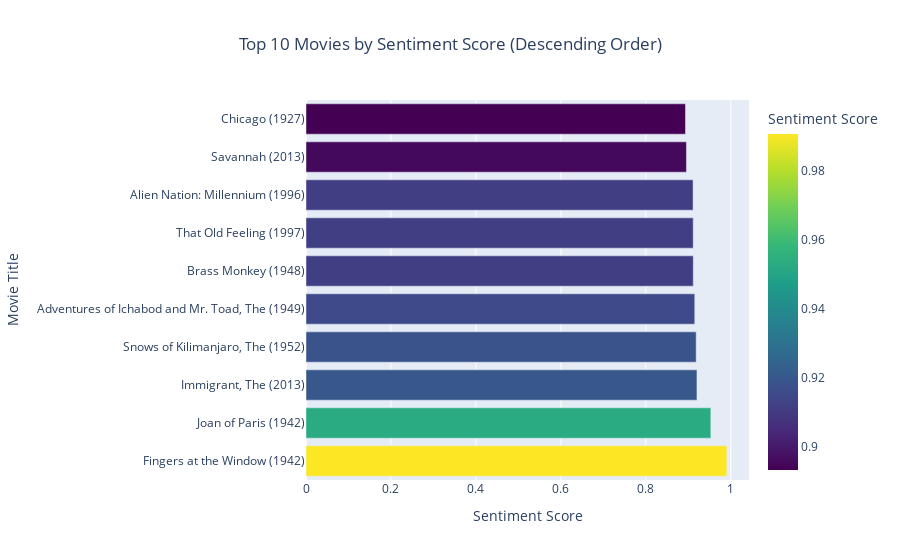

The notebook cell this image was saved under:
### Code cell
top_10_movies = df_cleaned.groupby('title')['sentiment_score'].mean().nlargest(10).index
top_10_df = df_cleaned[df_cleaned['title'].isin(top_10_movies)]

# Sort the DataFrame by sentiment score in descending order
top_10_df = top_10_df.sort_values(by='sentiment_score', ascending=False)

# Plot using Plotly Express
fig = px.bar(top_10_df, 
             x='sentiment_score', 
             y='title', 
             orientation='h', 
             color='sentiment_score', 
             color_continuous_scale='viridis',
             labels={'sentiment_score': 'Sentiment Score', 'title': 'Movie Title'},
             title='Top 10 Movies by Sentiment Score (Descending Order)')

# Update the layout for better visualization
fig.update_layout(xaxis_title='Sentiment Score', 
                  yaxis_title='Movie Title',
                  title={'x':0.5})  # Center the title

# Show the plot
fig.show()

### Figure 1 — Plotly figure (JSON) as saved in the notebook; plotly's stock layout.template omitted (floating-point values rounded to 4 significant figures)
{"data": [{"alignmentgroup": "True", "hovertemplate": "Sentiment Score=%{marker.color}<br>Movie Title=%{y}<extra></extra>", "legendgroup": "", "marker": {"color": [0.9908, 0.9531, 0.9204, 0.9186, 0.9153, 0.9118, 0.9117, 0.9113, 0.8957, 0.8934], "coloraxis": "coloraxis", "pattern": {"shape": ""}}, "name": "", "offsetgroup": "", "orientation": "h", "showlegend": false, "textposition": "auto", "type": "bar", "x": [0.9908, 0.9531, 0.9204, 0.9186, 0.9153, 0.9118, 0.9117, 0.9113, 0.8957, 0.8934], "xaxis": "x", "y": ["Fingers at the Window (1942)", "Joan of Paris (1942)", "Immigrant, The (2013)", "Snows of Kilimanjaro, The (1952)", "Adventures of Ichabod and Mr. Toad, The (1949)", "Brass Monkey (1948)", "That Old Feeling (1997)", "Alien Nation: Millennium (1996)", "Savannah (2013)", "Chicago (1927)"], "yaxis": "y"}], "layout": {"barmode": "relative", "coloraxis": {"colorbar": {"title": {"text": "Sentiment Score"}}, "colorscale": [[0, "#440154"], [0.1111, "#482878"], [0.2222, "#3e4989"], [0.3333, "#31688e"], [0.4444, "#26828e"], [0.5556, "#1f9e89"], [0.6667, "#35b779"], [0.7778, "#6ece58"], [0.8889, "#b5de2b"], [1, "#fde725"]]}, "legend": {"tracegroupgap": 0}, "title": {"text": "Top 10 Movies by Sentiment Score (Descending Order)", "x": 0.5}, "xaxis": {"anchor": "y", "domain": [0, 1], "title": {"text": "Sentiment Score"}}, "yaxis": {"anchor": "x", "domain": [0, 1], "title": {"text": "Movie Title"}}}}
